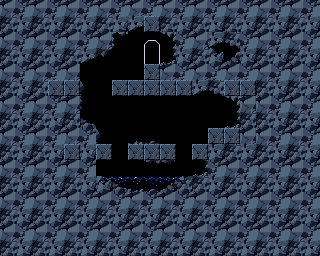

This game map was drawn from its Tiled (.tmx) file and the tilesets committed beside it. A one-line description and the trimmed map source follow:
An orthogonal 20x16 tile map with 16x16 px tiles, 2 tile layers (background, Tile Layer 1).

<map version="1.0" tiledversion="1.0.2" orientation="orthogonal" renderorder="right-down" width="20" height="16" tilewidth="16" tileheight="16" nextobjectid="1">
 <tileset firstgid="1" source="../tilesets/prtCaveSheet.tsx" />
 <layer name="background" width="20" height="16">
  <data>[320 cells, 320 non-empty, 29 distinct tile ids]</data>
 </layer>
 <layer name="Tile Layer 1" width="20" height="16">
  <data>[320 cells, 0 non-empty, 0 distinct tile ids]</data>
 </layer>
</map>